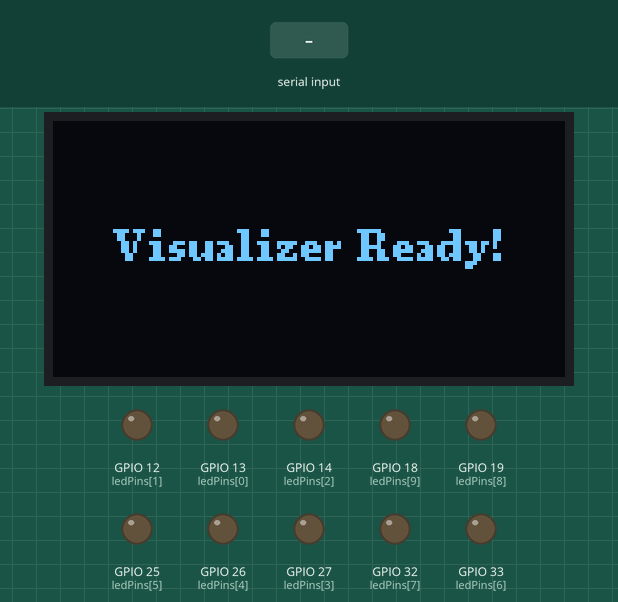
This sketch was run on a simulated ESP32. Parts: 128×64 one-colour display, output pins drawn as LEDs (lit = HIGH). The test bench sets the inputs (shaded band).

Above: at 2.7 s.
2.8 s: "90,45,200\n" received over Serial
At 3.7 s:
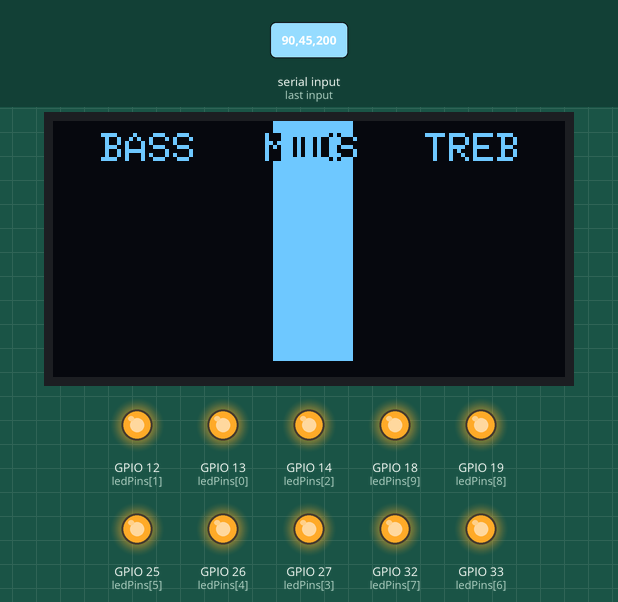
4.3 s: "1,90,45\n" received over Serial
At 4.9 s:
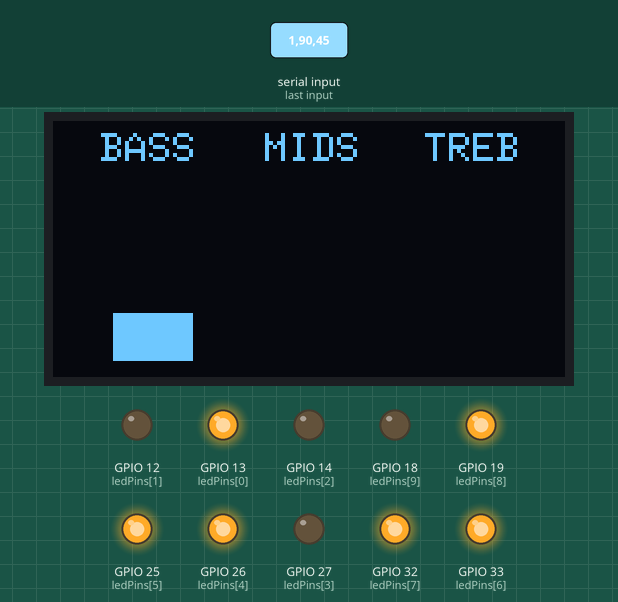
Timing chart, 0 to 7.3 s (numbered marks = the images above; inputs shaded):
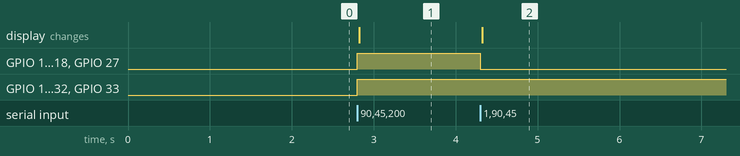

The sketch:

sketch_jul19a.ino.ino
```cpp
#include <Arduino.h>
#include <U8g2lib.h>
#include <Wire.h>

// Initialize 1.3 inch OLED (SH1106 Driver) using Hardware I2C
// SCL Pin -> GPIO 22, SDA Pin -> GPIO 21
U8G2_SH1106_128X64_NONAME_F_HW_I2C u8g2(U8G2_R0, /* reset=*/ U8X8_PIN_NONE, /* clock=*/ 22, /* data=*/ 21);

// Define LED Pin Array
const int ledPins[] = {13, 12, 14, 27, 26, 25, 33, 32, 19, 18};
const int numLeds = 10;

void setup() {
  // Initialize Serial Communication at 115200 Baud Rate
  Serial.begin(115200);

  // Set all LED pins as OUTPUT and initialize to LOW
  for (int i = 0; i < numLeds; i++) {
    pinMode(ledPins[i], OUTPUT);
    digitalWrite(ledPins[i], LOW);
  }

  // Initialize and clear OLED Display
  u8g2.begin();
  u8g2.clearBuffer();
  u8g2.setFont(u8g2_font_ncenB08_tr);
  u8g2.drawStr(15, 35, "Visualizer Ready!");
  u8g2.sendBuffer();
  delay(1500);
}

void loop() {
  // Check if incoming serial data is available from Python script
  if (Serial.available() > 0) {
    // Read the incoming data packet until newline character
    String data = Serial.readStringUntil('\n');
    data.trim();

    // Parse the data comma separated format (Example: "4,3,2" -> Bass,Mids,Treble)
    int firstComma = data.indexOf(',');
    int secondComma = data.indexOf(',', firstComma + 1);

    if (firstComma != -1 && secondComma != -1) {
      int bassVal = data.substring(0, firstComma).toInt();
      int midVal = data.substring(firstComma + 1, secondComma).toInt();
      int trebVal = data.substring(secondComma + 1).toInt();

      // ==========================================
      // 1. LED VU METER CONTROL ACTION
      // ==========================================

      // Control Bass LEDs (Pins: 13, 12, 14, 27) -> Range 0 to 4
      for (int i = 0; i < 4; i++) {
        digitalWrite(ledPins[i], (i < bassVal) ? HIGH : LOW);
      }

      // Control Mid LEDs (Pins: 26, 25, 33) -> Range 0 to 3
      for (int i = 0; i < 3; i++) {
        digitalWrite(ledPins[4 + i], (i < midVal) ? HIGH : LOW);
      }

      // Control Treble LEDs (Pins: 32, 19) -> Range 0 to 2
      for (int i = 0; i < 2; i++) {
        digitalWrite(ledPins[7 + i], (i < trebVal) ? HIGH : LOW);
      }

      // Control Blue Peak LED (Pin: 18) -> Flash on max bass thresholds
      digitalWrite(ledPins[9], (bassVal >= 4) ? HIGH : LOW);

      // ==========================================
      // 2. OLED GRAPH RENDERING
      // ==========================================
      u8g2.clearBuffer();

      // Draw Graphic Frequency Bars (X, Y, Width, Height)
      u8g2.drawBox(15, 60 - (bassVal * 12), 20, (bassVal * 12)); // Bass Visual Bar
      u8g2.drawBox(55, 60 - (midVal * 16), 20, (midVal * 16));   // Mids Visual Bar
      u8g2.drawBox(95, 60 - (trebVal * 24), 20, (trebVal * 24)); // Treble Visual Bar

      // Render Text Content Labels
      u8g2.setFont(u8g2_font_6x10_tf);
      u8g2.drawStr(12, 10, "BASS");
      u8g2.drawStr(53, 10, "MIDS");
      u8g2.drawStr(93, 10, "TREB");

      u8g2.sendBuffer();
    }
  }
}
```

Measured:
- after the input at 2.8 s, GPIO 12 (ledPins[1]), GPIO 13 (ledPins[0]), GPIO 14 (ledPins[2]), GPIO 18 (ledPins[9]), GPIO 19 (ledPins[8]), GPIO 25 (ledPins[5]), GPIO 26 (ledPins[4]), GPIO 27 (ledPins[3]), GPIO 32 (ledPins[7]), GPIO 33 (ledPins[6]): LOW → HIGH at once; the display: changes at once (image 1)
- after the input at 4.3 s, GPIO 12 (ledPins[1]), GPIO 14 (ledPins[2]), GPIO 18 (ledPins[9]), GPIO 27 (ledPins[3]): HIGH → LOW at once; the display: changes at once (image 2)
